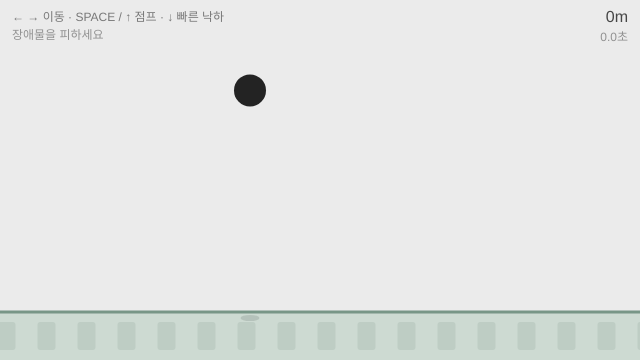
Frame 1 (no input)
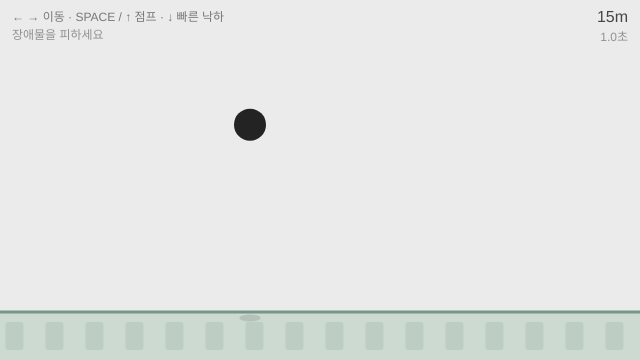
Frame 60 (no input)
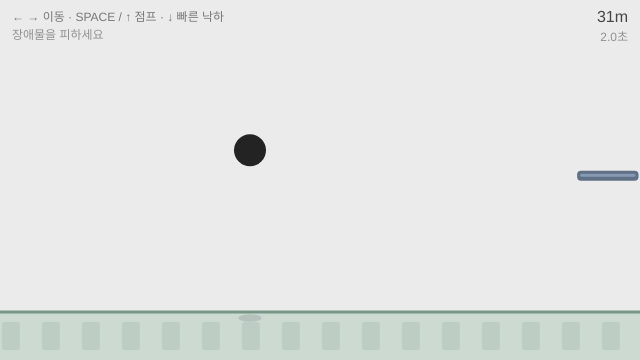
Frame 120 (the mouse pressed at the canvas centre since frame 60)

The p5.js sketch that drew these frames (run headless with seeded random() and noise() and a simulated clock; from frame 60 on, the mouse is pressed at the canvas centre):

// p5.js sketch
// ── sketch.js
const GROUND_H = 48; // 바닥(지면)의 두께
const GRAVITY = 0.4;
const JUMP_BOOST = 4; // 스페이스바를 누를 때 추가되는 점프력
const MOVE_SPEED = 7; // 좌우로 낼 수 있는 최대 속도

const SCROLL_BASE = 2.5; // 처음 장애물이 다가오는 속도
const SCROLL_MAX = 3; // 시간이 지나면 추가되는 최대 속도

let ball;
let obstacles = [];

let playing = true;
let startFrame = 0;
let timeAlive = 0; // 살아남은 시간(초)
let distance = 0; // 진행한 거리(px)
let spawnCooldown = 0;

function setup() {
  createCanvas(640, 360);
  resetGame();
}

function resetGame() {
  ball = new Particle(1, color(35));
  ball.pos.set(250, height * 0.25);
  ball.floorY = height - GROUND_H; // 공이 튕기는 바닥

  obstacles = [];

  playing = true;
  startFrame = frameCount;
  timeAlive = 0;
  distance = 0;
  spawnCooldown = 90; // 시작하고 잠시 여유를 준다
}

function draw() {
  background(235);

  let groundY = height - GROUND_H;

  if (playing) {
    timeAlive = (frameCount - startFrame) / 60;
    let scrollSpeed = SCROLL_BASE + min(timeAlive * 0.15, SCROLL_MAX);
    distance += scrollSpeed;

    // 장애물이 오른쪽에서 계속 다가온다
    for (let o of obstacles) {
      o.x -= scrollSpeed;
    }
    obstacles = obstacles.filter((o) => o.x + o.w > -30);

    spawnCooldown -= 1;
    if (spawnCooldown <= 0) {
      spawnObstacle();
      spawnCooldown = random(55, 90);
    }

    // ← → : 좌우 이동 (키를 떼도 관성으로 계속 미끄러진다)
    let dir = 0;
    if (keyIsDown(LEFT_ARROW)) dir -= 1;
    if (keyIsDown(RIGHT_ARROW)) dir += 1;

    if (dir !== 0) {
      let targetVX = dir * MOVE_SPEED;
      ball.addForce(createVector((targetVX - ball.vel.x) * 0.15 * ball.mass, 0));
    }

    // SPACE / ↑ : 더 높이 점프
    ball.jumpBoost = keyIsDown("Space") || keyIsDown(UP_ARROW) ? JUMP_BOOST : 0;

    // ↓ : 빠르게 떨어지기
    if (keyIsDown(DOWN_ARROW)) {
      ball.addForce(createVector(0, 0.6 * ball.mass, 0));
    }

    // 중력
    ball.addForce(createVector(0, GRAVITY * ball.mass));

    ball.update();

    // 장애물에 닿으면 게임 오버 (판정은 공보다 조금 작게)
    for (let o of obstacles) {
      if (o.hitsCircle(ball.pos.x, ball.pos.y, ball.w / 2 - 6)) {
        playing = false;
        ball.jumpBoost = 0;
        break;
      }
    }
  }

  drawGround(groundY);

  for (let o of obstacles) {
    o.show();
  }

  drawShadow(groundY);
  ball.show();

  drawHud();

  if (!playing) {
    drawGameOver();
  }
}

function spawnObstacle() {
  let w = random(40, 70);
  let h = 10;
  let y = random(150, 250);

  obstacles.push(new Obstacle(width + 20, y, w, h));
}

function drawGround(groundY) {
  noStroke();
  fill(205, 218, 210);
  rect(0, groundY, width, GROUND_H);

  // 바닥이 흘러가는 느낌을 주는 무늬
  fill(190, 205, 196);
  let offset = distance % 40;
  for (let x = -offset; x < width; x += 40) {
    rect(x, groundY + 10, 18, GROUND_H - 20, 3);
  }

  stroke(120, 150, 135);
  strokeWeight(3);
  line(0, groundY, width, groundY);
}

function drawShadow(groundY) {
  // 높이 날수록 그림자가 작고 옅게
  let h = constrain(groundY - ball.pos.y, 0, 260);
  let s = map(h, 0, 260, ball.w * 1.1, ball.w * 0.5);

  noStroke();
  fill(60, 70, 65, 40);
  ellipse(ball.pos.x, groundY + 6, s, s * 0.32);
}

function drawHud() {
  noStroke();
  fill(120);
  textAlign(LEFT, TOP);
  textSize(12);
  text("← → 이동 · SPACE / ↑ 점프 · ↓ 빠른 낙하", 12, 12);

  fill(145);
  text("장애물을 피하세요", 12, 30);

  textAlign(RIGHT, TOP);
  fill(70);
  textSize(16);
  text(`${Math.floor(distance / 10)}m`, width - 12, 10);
  fill(145);
  textSize(12);
  text(`${timeAlive.toFixed(1)}초`, width - 12, 32);
  textAlign(LEFT, TOP);
}

function drawGameOver() {
  noStroke();
  fill(235, 235, 235, 210);
  rect(0, 0, width, height);

  textAlign(CENTER, CENTER);

  fill(60);
  textSize(30);
  text("GAME OVER", width / 2, height / 2 - 34);

  fill(110);
  textSize(14);
  text(
    `기록 ${Math.floor(distance / 10)}m · ${timeAlive.toFixed(1)}초`,
    width / 2,
    height / 2 + 4
  );

  fill(90, 120, 210);
  textSize(14);
  text("클릭해서 다시 시작", width / 2, height / 2 + 34);

  textAlign(LEFT, TOP);
}

function mousePressed() {
  if (mouseX < 0 || mouseX > width || mouseY < 0 || mouseY > height) return;

  if (!playing) {
    resetGame();
  }
}

function keyPressed() {
  // 화살표 키로 페이지가 스크롤되지 않도록
  if (key === " " || key === "ArrowLeft" || key === "ArrowRight" || key === "ArrowUp" || key === "ArrowDown") {
    return false;
  }
}

// ── Obstacle.js
class Obstacle {
  constructor(x, y, w, h) {
    this.x = x;
    this.y = y;
    this.w = w;
    this.h = h;
  }

  // 원(공)과 사각형(장애물)의 충돌 검사
  hitsCircle(cx, cy, r) {
    let nx = constrain(cx, this.x, this.x + this.w);
    let ny = constrain(cy, this.y, this.y + this.h);
    let dx = cx - nx;
    let dy = cy - ny;
    return dx * dx + dy * dy < r * r;
  }

  show() {
    noStroke();
    fill(96, 112, 135);
    rect(this.x, this.y, this.w, this.h, 4);

    // 윗면 하이라이트
    fill(135, 152, 178);
    rect(this.x + 3, this.y + 3, this.w - 6, 3, 1.5);
  }
}

// ── Particle.js
class Particle {
  constructor(mass = 1, c = color(0)) {
    this.mass = mass;
    this.w = 32 * Math.sqrt(this.mass);

    this.pos = createVector(width / 2, height / 3);
    this.vel = createVector(0, 0);
    this.acc = createVector(0, 0);

    this.c = c;

    this.floorY = height; // 바닥의 y 위치 (게임에서는 지면 위쪽)
    this.bounce = 0.98; // 벽에 부딪힐 때 남는 속도의 비율
    this.minBounce = 10; // 바닥에서 튕겨 오르는 최소 속도
    this.jumpBoost = 0; // 스페이스바를 누르면 추가되는 점프력
  }

  // 힘을 질량으로 나눠서 가속도로 바꾼다. (F = ma)
  addForce(aForce) {
    this.acc.add(p5.Vector.div(aForce, this.mass));
  }

  update() {
    // 저항: 아주 약하게 (옆으로 미끄러지는 운동이 오래 유지되도록)
    let drag = this.vel.copy().mult(-0.002);
    this.addForce(drag);

    this.vel.add(this.acc);
    this.vel.limit(20);
    this.pos.add(this.vel);

    // 힘은 매 프레임 새로 계산한다
    this.acc.set(0, 0);
    this.checkEdge();
  }

  checkEdge() {
    let r = this.w / 2;

    // 바닥: 속도가 줄어도 항상 minBounce 이상으로 다시 튕겨 오른다
    if (this.pos.y + r > this.floorY) {
      this.pos.y = this.floorY - r;
      let speed = Math.max(Math.abs(this.vel.y) * this.bounce, this.minBounce);
      this.vel.y = -(speed + this.jumpBoost);
    }
    if (this.pos.y - r < 0) {
      this.pos.y = r;
      this.vel.y *= -this.bounce;
    }
    if (this.pos.x + r > width) {
      this.pos.x = width - r;
      this.vel.x *= -this.bounce;
    }
    if (this.pos.x - r < 0) {
      this.pos.x = r;
      this.vel.x *= -this.bounce;
    }
  }

  show() {
    // 점프력이 올라가 있는 동안 얇은 링으로 표시
    if (this.jumpBoost > 0) {
      noFill();
      stroke(90, 120, 210, 130);
      strokeWeight(2);
      circle(this.pos.x, this.pos.y, this.w + 10);
    }

    noStroke();
    fill(this.c);
    circle(this.pos.x, this.pos.y, this.w);
  }
}
